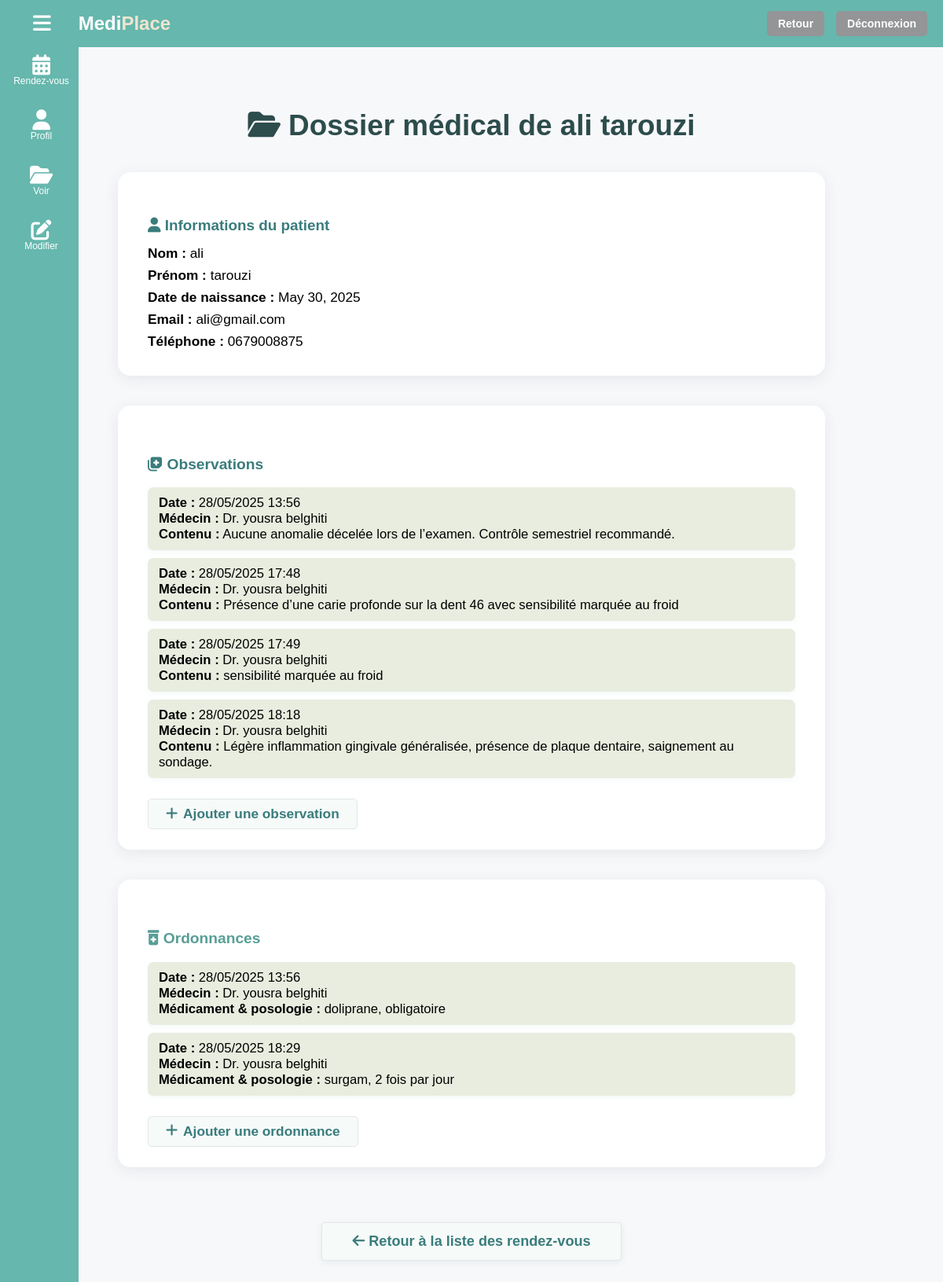
The page /dossier-patient-med/23/?from=rdv (signed in) on the database its author committed.
### cabinet/models.py (models this page shows, shortened)
class Patient(models.Model):
    nom = models.CharField(max_length=50)
    prenom = models.CharField(max_length=50)
    email = models.EmailField(unique=True)
    numero_telephone = models.CharField(max_length=15)
    date_naissance = models.DateField()
    mot_de_passe = models.CharField(max_length=128)

class Observation(models.Model):
    dossier_medical = models.ForeignKey(DossierMedical, on_delete=models.CASCADE, related_name='observations')
    medecin = models.ForeignKey(Medecin, on_delete=models.CASCADE)
    date = models.DateTimeField(auto_now_add=True)
    contenu = models.TextField()

class Medecin(models.Model):
    nom = models.CharField(max_length=50)
    prenom = models.CharField(max_length=50)
    email = models.EmailField(unique=True)
    mot_de_passe = models.CharField(max_length=128)
    specialite = models.CharField(max_length=50)
    numero_telephone = models.CharField(max_length=15)
    ville = models.CharField(max_length=50)

class Ordonnance(models.Model):
    dossier_medical = models.ForeignKey(DossierMedical, on_delete=models.CASCADE, related_name='ordonnances')
    medecin = models.ForeignKey(Medecin, on_delete=models.CASCADE)
    date = models.DateTimeField(auto_now_add=True)
    contenu = models.TextField()  # Description des médicaments et posologies

### cabinet/views.py (the view)
# urls.py: path('dossier-patient-med/<int:patient_id>/', views.dossier_patient_med, name='dossier_patient_med'),
def dossier_patient_med(request, patient_id):
    email_med = request.session.get('user_email')
    if not email_med:
        return redirect('login')
    medecin = get_object_or_404(Medecin, email=email_med)
    patient = get_object_or_404(Patient, id=patient_id)
    dossier = DossierMedical.objects.filter(patient=patient).first()
    ordonnances = Ordonnance.objects.filter(dossier_medical=dossier) if dossier else []
    observations = Observation.objects.filter(dossier_medical=dossier) if dossier else []
    msg = None
    origine = request.GET.get('from', 'patients')  # 'patients' par défaut
    return render(request, 'cabinet/dossier_patient_med.html', {
        'patient': patient,
        'dossier': dossier,
        'observations': observations,
        'ordonnances': ordonnances,
        'msg': msg,
        'origine': origine,
    })

### cabinet/templates/cabinet/dossier_patient_med.html (shortened to what this page needs)
{% include 'cabinet/headerbasepagemed.html' %}
<div class="dossier-bg">
  <div class="dossier-centered">
    <h2 class="dossier-title">
      <i class="fa fa-folder-open"></i> Dossier médical de {{ patient.nom }}
      {{patient.prenom }}
    </h2>
    <div class="patient-card">
      <h4><i class="fa fa-user"></i> Informations du patient</h4>
      <div class="patient-info-row">
        <div><strong>Nom :</strong> {{ patient.nom }}</div>
        <div><strong>Prénom :</strong> {{ patient.prenom }}</div>
        <div>
          <strong>Date de naissance :</strong> {{ patient.date_naissance }}
        </div>
        <div><strong>Email :</strong> {{ patient.email }}</div>
        <div><strong>Téléphone :</strong> {{ patient.numero_telephone }}</div>
      </div>
    </div>
    <div class="section-card">
      <h5 class="card-title-obs">
        <i class="fa fa-notes-medical"></i> Observations
      </h5>
      {% if observations %}
      <ul class="list-group-custom">
        {% for observation in observations %}
        <li class="mini-card">
          <div>
            <strong>Date :</strong> {{ observation.date|date:'d/m/Y H:i' }}
          </div>
          <div>
            <strong>Médecin :</strong> Dr. {{ observation.medecin.nom }} {{ observation.medecin.prenom }}
          </div>
          <div><strong>Contenu :</strong> {{ observation.contenu }}</div>
        </li>
        {% endfor %}
      </ul>
      {% else %}
      <div class="empty-history-msg">Aucune observation.</div>
      {% endif %}
      <a
        href="{% url 'ajout_observation_patient' patient.id %}"
        class="btn-action-add"
        ><i class="fa fa-plus"></i> Ajouter une observation</a
      >
    </div>
    <div class="section-card">
      <h5 class="card-title-ordo">
        <i class="fa fa-prescription-bottle-alt"></i> Ordonnances
      </h5>
      {% if ordonnances %}
      <ul class="list-group-custom">
        {% for ordonnance in ordonnances %}
        <li class="mini-card">
          <div>
            <strong>Date :</strong> {{ ordonnance.date|date:'d/m/Y H:i' }}
          </div>
          <div>
            <strong>Médecin :</strong> Dr. {{ ordonnance.medecin.nom }} {{ordonnance.medecin.prenom }}
          </div>
          {% for ligne in ordonnance.contenu.splitlines %}
          <div><strong>Médicament & posologie :</strong> {{ ligne }}</div>
          {% endfor %}
        </li>
        {% endfor %}
      </ul>
      {% else %}
      <div class="empty-history-msg">Aucune ordonnance.</div>
      {% endif %}
      <a
        href="{% url 'ajout_ordonnance_patient' patient.id %}"
        class="btn-action-add"
        ><i class="fa fa-plus"></i> Ajouter une ordonnance</a
      >
    </div>
    <div class="retour-center">
      {% if origine == "rdv" %}
      <a href="{% url 'mes_rdv_med' %}" class="btn-retour-main">
        <i class="fa fa-arrow-left"></i> Retour à la liste des rendez-vous
      </a>
      {% else %}
      <a href="{% url 'mes_patients_med' %}" class="btn-retour-main">
        <i class="fa fa-arrow-left"></i> Retour à la liste des patients
      </a>
      {% endif %}
    </div>
  </div>
</div>

### cabinet/static/cabinet/css/headerbasepagemed.css (style rules this page uses)
* { box-sizing: border-box; }
body { margin: 0; font-family: Arial, sans-serif; overflow: hidden; background: linear-gradient(135deg, #e0f7f4, #ffffff); }

### cabinet/templates/cabinet/dossier_patient_med.html (style rules this page uses)
.dossier-bg { min-height: 100vh; background: #f7f8fa; width: 100vw; }
.dossier-centered { max-width: 900px; margin: 0 auto; padding: 48px 0 48px 0; display: flex; flex-direction: column; gap: 38px; }
.dossier-title { font-size: 2.3rem; color: #2d4c4c; font-weight: 800; margin-bottom: 0; text-align: center; }
body { background: #f7f8fa; }
.patient-card, .section-card { background: #fff; border-radius: 16px; box-shadow: 0 4px 18px rgba(44, 62, 80, 0.09); padding: 32px 38px 26px 38px; margin: 0 auto; width: 100%; font-size: 1.15rem; }
.patient-card h4 { color: #3a7c7c; font-weight: 700; margin-bottom: 14px; font-size: 1.18rem; }
.patient-info-row > div { margin-bottom: 7px; font-size: 1.08rem; }
.card-title-ordo { color: #579e96; font-weight: 700; margin-bottom: 16px; font-size: 1.2rem; }
.card-title-obs { color: #3a7c7c; font-weight: 700; margin-bottom: 16px; font-size: 1.2rem; }
.list-group-custom { list-style: none; padding: 0; margin-bottom: 18px; }
.mini-card { background: #e8eddf; border-radius: 7px; margin-bottom: 10px; padding: 10px 14px; font-size: 1.04rem; box-shadow: 0 2px 6px rgba(102, 183, 173, 0.08); }
.btn-action-add { background: #f6faf9; color: #3a7c7c; border-radius: 5px; padding: 8px 22px; text-decoration: none; font-weight: 600; font-size: 1.08rem; border: 1px solid #e3e8e7; transition: background 0.18s, color 0.18s; display: inline-flex; align-items: center; gap: 7px; margin-top: 8px; }
.retour-center { text-align: center; margin-top: 32px; margin-bottom: 0; }
.btn-retour-main { background: #f6faf9; color: #3a7c7c; border-radius: 5px; padding: 13px 38px; text-decoration: none; font-weight: 600; font-size: 1.13rem; border: 1px solid #e3e8e7; transition: background 0.18s, color 0.18s, box-shadow 0.18s; box-shadow: 0 2px 8px rgba(44, 62, 80, 0.08); display: inline-block; margin-top: 0; }
html, body { height: auto !important; min-height: 100vh; overflow-y: auto !important; }

### rows shown on the page
Patient: nom "ali", prenom "tarouzi", date_naissance "May 30, 2025", email "ali@gmail.com", numero_telephone "0679008875"
Observation: date "28/05/2025 13:56", medecin.nom "yousra", medecin.prenom "belghiti", contenu "Aucune anomalie décelée lors de l’examen. Contrôle semestriel recommandé."
Observation: date "28/05/2025 17:48", medecin.nom "yousra", medecin.prenom "belghiti", contenu "Présence d’une carie profonde sur la dent 46 avec sensibilité marquée au froid"
Observation: date "28/05/2025 17:49", medecin.nom "yousra", medecin.prenom "belghiti", contenu "sensibilité marquée au froid"
Observation: date "28/05/2025 18:18", medecin.nom "yousra", medecin.prenom "belghiti", contenu "Légère inflammation gingivale généralisée, présence de plaque dentaire, saignement au sondage."
Ordonnance: date "28/05/2025 13:56", medecin.nom "yousra", medecin.prenom "belghiti", splitlines "doliprane, obligatoire"
Ordonnance: date "28/05/2025 18:29", medecin.nom "yousra", medecin.prenom "belghiti", splitlines "surgam, 2 fois par jour"
